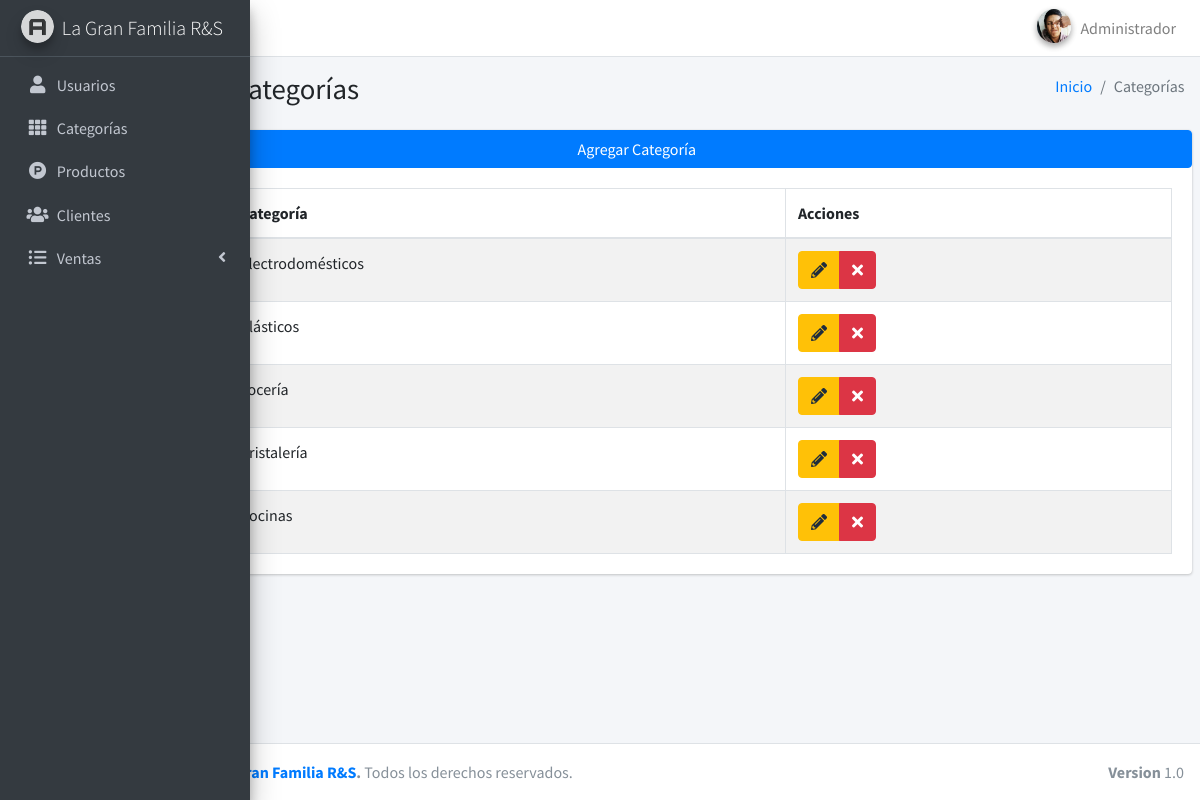
Screenshot of /categorias (signed in) with the database file from the repository.
### tables this page shows
CREATE TABLE `categorias` (
  `id` int(11) NOT NULL,
  `categoria` text NOT NULL,
  `fecha` timestamp NOT NULL DEFAULT CURRENT_TIMESTAMP
);

### controller/plantilla.controlador.php (called while the page is built)
<?php
class ControladorPlantilla{
    static public function ctrPlantilla(){
        include "view/plantilla.php";
    }
}

### index.php (called while the page is built, shortened)
<?php
require_once "controller/plantilla.controlador.php";
require_once "controller/usuarios.controlador.php";
require_once "controller/categorias.controlador.php";
require_once "controller/ventas.controlador.php";
require_once "model/categorias.modelo.php";
$plantilla = new ControladorPlantilla();
$plantilla -> ctrPlantilla();

### controller/categorias.controlador.php (called while the page is built, shortened)
<?php
class ControladorCategorias{
    static public function ctrMostrarCategorias($item,$valor){
        $tabla = "categorias";
        $respuesta = ModeloCategorias::mdlMostrarCategorias($tabla, $item, $valor);
        return $respuesta;
    }
}

### model/conexion.php (called while the page is built)
<?php
class Conexion{
    static public function conectar(){
        $link = new PDO("mysql:host=localhost;dbname=pos","root","mysql");
        $link->exec("set names utf8");
        return $link;
    }
}

### model/categorias.modelo.php (called while the page is built, shortened)
<?php
require_once "conexion.php";
class ModeloCategorias{
    static public function mdlMostrarCategorias($tabla, $item, $valor){
        if($item != null){
            $stmt = Conexion::conectar()->prepare("SELECT * FROM $tabla WHERE $item = :$item");
            $stmt -> bindParam(":".$item, $valor, PDO::PARAM_STR);
            $stmt -> execute();
            return $stmt -> fetch();
        }else{
            $stmt = Conexion::conectar()->prepare("SELECT * FROM $tabla");
            $stmt -> execute();
            return $stmt -> fetchAll();
        }
    }
}

### view/modules/categorias.php (the view, shortened to what this page needs)
<div class="content-wrapper">
    <section class="content-header">
      <div class="container-fluid">
        <div class="row mb-2">
          <div class="col-sm-6">
            <h1>Administrar categorías</h1>
          </div>
          <div class="col-sm-6">
            <ol class="breadcrumb float-sm-right">
              <li class="breadcrumb-item"><a href="inicio">Inicio</a></li>
              <li class="breadcrumb-item active">Categorías</li>
            </ol>
          </div>
        </div>
      </div>
    </section>
    <section class="content">
      <div class="card">
        <button class="btn btn-primary" data-toggle="modal" data-target="#modalAgregarCategoria">
          Agregar Categoría
        </button>
        <div class="card-body">
          <table class="table table-bordered table-striped table-responsive-lg tablas">
            <thead>
              <tr>
                <th>#</th>
                <th>Categoría</th>
                <th>Acciones</th>
              </tr>
            </thead>
            <tbody>
            <?php
              $item=null;
              $valor=null;
              $categorias = ControladorCategorias::ctrMostrarCategorias($item, $valor);
              foreach ($categorias as $key => $value){
                echo '<tr>
                        <td>'.$value["id"].'</td>
                        <td>'.$value["categoria"].'</td>
                        <td>
                          <div class="btn-group">
                            <button class="btn btn-warning btnEditarCategoria" idCategoria="'.$value["id"].'" data-toggle="modal" data-target="#modalEditarCategoria"><i class="fas fa-pencil-alt"></i></button>
                            <button class="btn btn-danger btnEliminarCategoria" idCategoria="'.$value["id"].'"><i class="fas fa-times"></i></button>
                          </div>
                        </td>
                      </tr>';
              }
            ?>
            </tbody>
          </table>
        </div>
      </div>
    </section>
  </div>

### rows the page displays
categorias: categoria "Electrodomésticos"
categorias: categoria "Plásticos"
categorias: categoria "Locería"
categorias: categoria "Cristalería"
categorias: categoria "Cocinas"

### other values shown
$_SESSION["nombre"] "Administrador"
